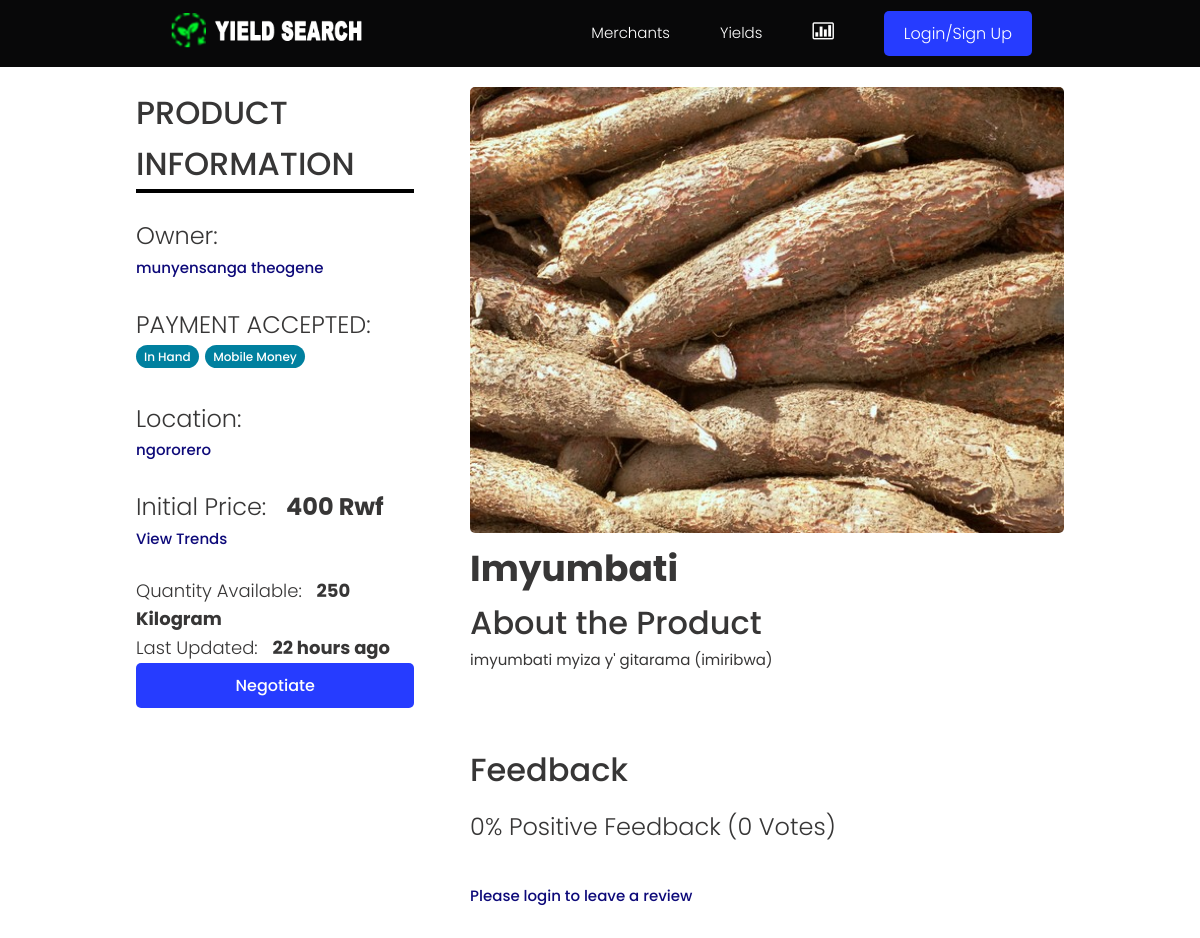
/products/product/b43c31cf-b661-4081-bb1d-33e50d0846dc/, run on an earlier commit of the app's database.
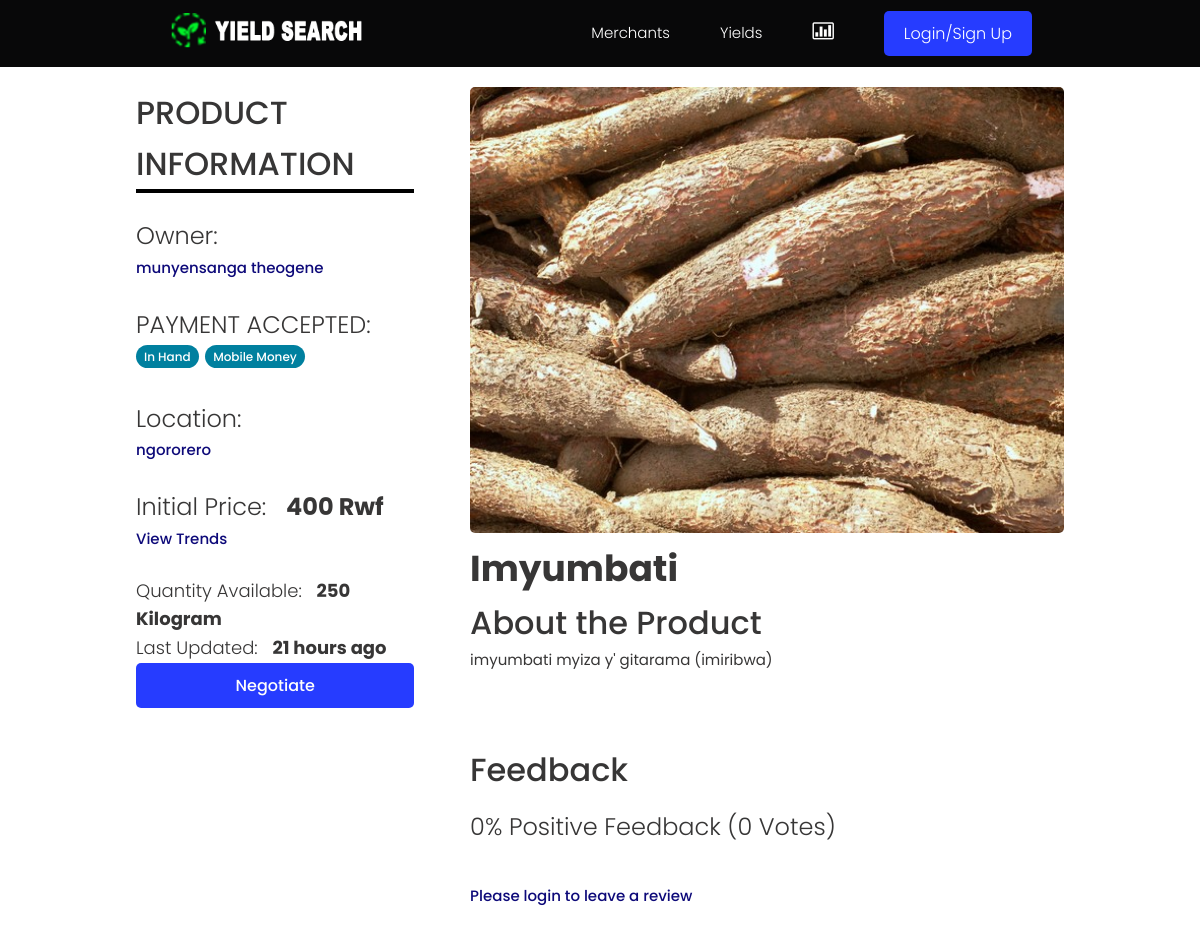
And on a later commit of the database.
### products/models.py (models this page shows, shortened)
class Product(models.Model):
    owner = models.ForeignKey(Profile, null=True, blank=True, on_delete=models.CASCADE, related_name='owner')
    name = models.ForeignKey('SingleProduct', default=uuid.uuid4, on_delete=models.CASCADE, null=True, related_name = 'product')
    description = models.TextField(null=True, blank=True)
    featured_image = models.ImageField(null=True, blank=True, default="default.jpg")
    quantity = models.PositiveIntegerField(null=True, blank=True, default=0)
    location = models.CharField(max_length=100, null=True, blank=True)
    payments = models.ManyToManyField('Payment', blank=True, default="In Hand")
    instock = models.BooleanField(blank=True, null=True, default=True)
    vote_total = models.IntegerField(default=0, null=True, blank=True)
    vote_ratio = models.IntegerField(default=0, null=True, blank=True)
    updated = models.DateTimeField(auto_now=True)
    created = models.DateTimeField(auto_now_add=True)
    id = models.UUIDField(default=uuid.uuid4, unique=True,primary_key=True, editable=True)
    class Meta:
        ordering = ['-vote_ratio', '-vote_total', '-created']
    @property
    def imageURL(self):
        try:
            url = self.featured_image.url
        except:
            url = ''
        return url
    @property
    def reviewers(self):
        queryset = self.review_set.all().values_list('owner__id', flat=True)
        return queryset

class SingleProduct(models.Model):
    name = models.CharField(max_length=200, null=True, blank=True, default="Ibirayi")
    price = models.PositiveIntegerField(null=True, blank=True, default=0)
    unity = models.CharField(max_length=200, null=True, blank=True, default="Kilogram")
    created = models.DateTimeField(auto_now_add=True)
    updated = models.DateTimeField(auto_now=True)
    id = models.UUIDField(default=uuid.uuid4, unique=True,
                          primary_key=True, editable=False)
    class Meta:
        verbose_name_plural = "Category"

### users/models.py (models this page shows, shortened)
class Profile(models.Model):
    user = models.OneToOneField(
        User, on_delete=models.CASCADE, null=True, blank=True, related_name="profile")
    name = models.CharField(max_length=200, blank=True, null=True)
    email = models.EmailField(max_length=500, blank=True, null=True)
    username = models.CharField(max_length=200, blank=True, null=True)
    born = models.DateField(max_length=200, null=True, verbose_name="Date of Birth")
    username = models.CharField(max_length=200, blank=True, null=True)
    location = models.CharField(max_length=200, blank=True, null=True)
    nid = models.PositiveIntegerField(max_length=16, blank=True, null=True)
    bio = models.TextField(blank=True, null=True)
    profile_image = models.ImageField(
        null=True, blank=True, upload_to='profiles/', default="profiles/user-default.png")
    account = models.CharField(max_length=200, blank=True, null=True)
    phone1 = models.CharField(blank=True,  max_length=13,  null=True, help_text='Example +2507XXXXXXXXXXX')
    phone2 = models.CharField(blank=True,  max_length=13, null=True, help_text='Example +2507XXXXXXXXXXX')
    created = models.DateTimeField(auto_now_add=True)
    updated = models.DateTimeField(auto_now=True)
    id = models.UUIDField(default=uuid.uuid4, unique=True,
                          primary_key=True, editable=False)
    class Meta:
        ordering = ['created']

### products/views.py (the view, shortened to what this page needs)
# urls.py: path('product/<str:pk>/', views.product, name="product"),
def product(request, pk):
    if request.user.is_staff:
        return redirect('admin/')
    productObj = Product.objects.get(id=pk)
    form = ReviewForm()
    return render(request, 'products/single-product.html', {'product': productObj, 'form': form})

### products/models.py (called while the page is built)
    def __str__(self):
        return self.name

### products/templates/products/single-product.html (shortened to what this page needs)
{% extends 'main.html' %}
{% load humanize %}
{% block content %}
<main class="singleProject my-md here"  style="background:#fff;">
    <div class="container">
        <div class="layout">
            <div class="column column--1of3">
                <h3 class="singleProject__subtitle">PRODUCT INFORMATION </h3>
                <hr style="border: 2px solid #000;">
                <br>
                <h5 class="singleProject__subtitle">Owner: </h5>
                <a href="{% url 'user-profile' product.owner.id  %}"
                    class="singleProject__developer">{{product.owner.name}}</a>
                    <br><br>
                <div class="singleProject__toolStack">
                   <h5 class="singleProject__subtitle">PAYMENT ACCEPTED: </h5>
                    {% for payment in product.payments.all %}
                    <span class="tag tag--pill tag--main">
                        <small>{{payment}}</small>
                    </span>
                    {% endfor %}
                    <br><br>
                   <h5 class="singleProject__subtitle">Location: </h5>
                   <a href="https://www.google.com/maps/place/{{product.location}}/"> {{product.location}} </a>
                     <br><br>
                   <h5 class="singleProject__subtitle">Initial Price: &nbsp; <b>{{product.name.price}} Rwf</b> </h5>
                   <a href="#"> View Trends </a>
                     <br><br>
                   <h6 class="singleProject__subtitle">Quantity Available: &nbsp; <b>{{product.quantity}} {{product.name.unity}}</b> </h6>
 <h6 class="singleProject__subtitle">Last Updated: &nbsp; <b>{{product.updated|naturaltime}}</b> </h6>
                              {% if product.owner.username  == request.user.username %}
                                    <button class="btn btn--sub  buy">
                                        <small><a style="color:#fff;" href=" {% url 'account' %}">Your own</a></small>
                                        </button>
                                    {% elif product.quantity > 0 %}
                                    <button class="btn btn--sub  buy" style="cursor:pointer;" onclick="window.location.href='{% url 'checkout-product' product.id %}'">
                                        <small>Negotiate</small>
                                        </button>
                                    {% else %}
                                    <button class="btn btn--sub btn--lg buy" disabled><small>OUT OF STOCK</small></button>
                                    {% endif %}
                </div>
            </div>
            <div class="column column--2of3">
                <img id="myModalImg" alt="{{product.name.name}}" class="singleProject__preview"  src="{{ product.imageURL }}" alt="portfolio thumbnail" />
                <h2 class="singleProject__title">{{product.name.name}}</h2>
                <h3 class="singleProject__subtitle">About the Product</h3>
                <div class="singleProject__info">
                    {{product.description}}
                </div>
                <div class="comments">
                    <h3 class="singleProject__subtitle">Feedback</h3>
                    <h5 class="product--rating">
                        {{product.vote_ratio}}% Positive Feedback ({{product.vote_total}}
                        Vote{{product.vote_total|pluralize:"s"}})
                    </h5>
                    {% if request.user.profile.id in product.reviewers %}
                    <p>You have already submitted your review for this product</p>
                    {% elif request.user.profile == product.owner %}
                    <p>You cannot review your own product</p>
                    {% else %}
                    <a href="{% url 'login' %}?next={{request.path}}">Please login to leave a review</a>
                    {% endif %}
                </div>
            </div>
        </div>
    </div>
</main>
{% endblock %}

What changed in the data, as far as the page shows it:
changed Product "ngororero": updated "22 hours ago" → "21 hours ago"
